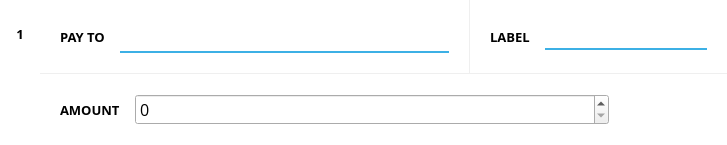
<?xml version="1.0" encoding="UTF-8"?>
<ui version="4.0">
 <class>SendCoinsEntry</class>
 <widget class="QFrame" name="SendCoinsEntry">
  <property name="geometry">
   <rect>
    <x>0</x>
    <y>0</y>
    <width>727</width>
    <height>136</height>
   </rect>
  </property>
  <property name="sizePolicy">
   <sizepolicy hsizetype="Preferred" vsizetype="Fixed">
    <horstretch>0</horstretch>
    <verstretch>0</verstretch>
   </sizepolicy>
  </property>
  <property name="windowTitle">
   <string>Form</string>
  </property>
  <property name="styleSheet">
   <string notr="true">QLineEdit { border: none; border-bottom: 2px solid #3cb0e5; padding: 3px 5px; background: transparent; }
QToolButton { border: none; }</string>
  </property>
  <property name="frameShape">
   <enum>QFrame::NoFrame</enum>
  </property>
  <property name="frameShadow">
   <enum>QFrame::Plain</enum>
  </property>
  <property name="lineWidth">
   <number>0</number>
  </property>
  <layout class="QHBoxLayout" name="horizontalLayout_2" stretch="0,1">
   <property name="spacing">
    <number>0</number>
   </property>
   <property name="sizeConstraint">
    <enum>QLayout::SetMinimumSize</enum>
   </property>
   <property name="leftMargin">
    <number>0</number>
   </property>
   <property name="topMargin">
    <number>0</number>
   </property>
   <property name="rightMargin">
    <number>0</number>
   </property>
   <property name="bottomMargin">
    <number>0</number>
   </property>
   <item>
    <widget class="QWidget" name="countWidget" native="true">
     <property name="styleSheet">
      <string notr="true">#countWidget { background-color: white; }
</string>
     </property>
     <layout class="QVBoxLayout" name="countWidgetLayout">
      <property name="spacing">
       <number>10</number>
      </property>
      <property name="leftMargin">
       <number>10</number>
      </property>
      <property name="topMargin">
       <number>20</number>
      </property>
      <property name="rightMargin">
       <number>10</number>
      </property>
      <property name="bottomMargin">
       <number>20</number>
      </property>
      <item>
       <widget class="QLabel" name="countLabel">
        <property name="minimumSize">
         <size>
          <width>0</width>
          <height>28</height>
         </size>
        </property>
        <property name="font">
         <font>
          <family>Montserrat</family>
          <pointsize>10</pointsize>
          <weight>75</weight>
          <bold>true</bold>
         </font>
        </property>
        <property name="text">
         <string>1</string>
        </property>
        <property name="alignment">
         <set>Qt::AlignCenter</set>
        </property>
        <property name="margin">
         <number>5</number>
        </property>
       </widget>
      </item>
      <item>
       <spacer name="verticalSpacer">
        <property name="orientation">
         <enum>Qt::Vertical</enum>
        </property>
        <property name="sizeHint" stdset="0">
         <size>
          <width>20</width>
          <height>0</height>
         </size>
        </property>
       </spacer>
      </item>
     </layout>
    </widget>
   </item>
   <item>
    <layout class="QVBoxLayout" name="verticalLayout_2" stretch="0,0">
     <property name="spacing">
      <number>1</number>
     </property>
     <item>
      <widget class="QWidget" name="recipientWidget" native="true">
       <layout class="QHBoxLayout" name="horizontalLayout" stretch="5,3">
        <property name="spacing">
         <number>1</number>
        </property>
        <property name="leftMargin">
         <number>0</number>
        </property>
        <property name="topMargin">
         <number>0</number>
        </property>
        <property name="rightMargin">
         <number>0</number>
        </property>
        <property name="bottomMargin">
         <number>0</number>
        </property>
        <item>
         <widget class="QWidget" name="payeeWidget" native="true">
          <property name="styleSheet">
           <string notr="true">#payeeWidget { background-color: white; }</string>
          </property>
          <layout class="QHBoxLayout" name="horizontalLayout_3" stretch="0,1">
           <property name="spacing">
            <number>15</number>
           </property>
           <property name="leftMargin">
            <number>20</number>
           </property>
           <property name="topMargin">
            <number>20</number>
           </property>
           <property name="rightMargin">
            <number>20</number>
           </property>
           <property name="bottomMargin">
            <number>20</number>
           </property>
           <item>
            <widget class="QLabel" name="payToLabel">
             <property name="sizePolicy">
              <sizepolicy hsizetype="Preferred" vsizetype="Preferred">
               <horstretch>0</horstretch>
               <verstretch>0</verstretch>
              </sizepolicy>
             </property>
             <property name="minimumSize">
              <size>
               <width>0</width>
               <height>0</height>
              </size>
             </property>
             <property name="maximumSize">
              <size>
               <width>16777215</width>
               <height>16777215</height>
              </size>
             </property>
             <property name="font">
              <font>
               <family>Montserrat</family>
               <pointsize>10</pointsize>
               <weight>75</weight>
               <bold>true</bold>
              </font>
             </property>
             <property name="text">
              <string>PAY TO</string>
             </property>
             <property name="alignment">
              <set>Qt::AlignLeading|Qt::AlignLeft|Qt::AlignVCenter</set>
             </property>
            </widget>
           </item>
           <item>
            <widget class="QValidatedLineEdit" name="payTo">
             <property name="baseSize">
              <size>
               <width>0</width>
               <height>0</height>
              </size>
             </property>
             <property name="font">
              <font>
               <family>Open Sans</family>
               <pointsize>12</pointsize>
              </font>
             </property>
             <property name="toolTip">
              <string>The address to send the payment to (e.g. AeAiLyyJHVZEi92rzk3HjSRWRAUDGeLXWf)</string>
             </property>
             <property name="maxLength">
              <number>34</number>
             </property>
            </widget>
           </item>
          </layout>
         </widget>
        </item>
        <item>
         <widget class="QWidget" name="labelWidget" native="true">
          <property name="styleSheet">
           <string notr="true">#labelWidget { background-color: white; }</string>
          </property>
          <layout class="QHBoxLayout" name="horizontalLayout_4">
           <property name="spacing">
            <number>15</number>
           </property>
           <property name="leftMargin">
            <number>20</number>
           </property>
           <property name="topMargin">
            <number>20</number>
           </property>
           <property name="rightMargin">
            <number>20</number>
           </property>
           <property name="bottomMargin">
            <number>20</number>
           </property>
           <item>
            <widget class="QLabel" name="label_4">
             <property name="font">
              <font>
               <family>Montserrat</family>
               <pointsize>10</pointsize>
               <weight>75</weight>
               <bold>true</bold>
              </font>
             </property>
             <property name="text">
              <string>LABEL</string>
             </property>
             <property name="alignment">
              <set>Qt::AlignLeading|Qt::AlignLeft|Qt::AlignVCenter</set>
             </property>
            </widget>
           </item>
           <item>
            <widget class="QValidatedLineEdit" name="addAsLabel">
             <property name="font">
              <font>
               <family>Open Sans</family>
              </font>
             </property>
             <property name="toolTip">
              <string>Enter a label for this address to add it to your address book</string>
             </property>
            </widget>
           </item>
          </layout>
         </widget>
        </item>
       </layout>
      </widget>
     </item>
     <item>
      <widget class="QWidget" name="amountWidget" native="true">
       <property name="styleSheet">
        <string notr="true">#amountWidget { background-color: white; }
</string>
       </property>
       <layout class="QHBoxLayout" name="horizontalLayout_5" stretch="0,1,0">
        <property name="spacing">
         <number>15</number>
        </property>
        <property name="leftMargin">
         <number>20</number>
        </property>
        <property name="topMargin">
         <number>20</number>
        </property>
        <property name="rightMargin">
         <number>20</number>
        </property>
        <property name="bottomMargin">
         <number>20</number>
        </property>
        <item>
         <widget class="QLabel" name="amountLabel">
          <property name="sizePolicy">
           <sizepolicy hsizetype="Preferred" vsizetype="Preferred">
            <horstretch>0</horstretch>
            <verstretch>0</verstretch>
           </sizepolicy>
          </property>
          <property name="minimumSize">
           <size>
            <width>0</width>
            <height>0</height>
           </size>
          </property>
          <property name="maximumSize">
           <size>
            <width>16777215</width>
            <height>16777215</height>
           </size>
          </property>
          <property name="font">
           <font>
            <family>Montserrat</family>
            <pointsize>10</pointsize>
            <weight>75</weight>
            <bold>true</bold>
           </font>
          </property>
          <property name="text">
           <string>AMOUNT</string>
          </property>
          <property name="alignment">
           <set>Qt::AlignLeading|Qt::AlignLeft|Qt::AlignVCenter</set>
          </property>
          <property name="buddy">
           <cstring>payAmount</cstring>
          </property>
         </widget>
        </item>
        <item>
         <widget class="BitcoinAmountField" name="payAmount">
          <property name="font">
           <font>
            <family>Open Sans</family>
            <pointsize>12</pointsize>
           </font>
          </property>
          <property name="styleSheet">
           <string notr="true">QDoubleSpinBox {
  border: none;
  height: 24px;
  border-bottom: 2px solid #3cb0e5;
  padding: 3px 5px;
  background: white;
  outline: none;
  padding-right: 20px;
}

QDoubleSpinBox::up-button {
  subcontrol-origin: margin;
  subcontrol-position: right top;
  width: 15px;
  height: 15px;
  border: none;
  padding-top: 2px;
}

QDoubleSpinBox::down-button {
  subcontrol-origin: margin;
  subcontrol-position: right bottom;
  width: 15px;
  height: 15px;
  border: none;
  padding-bottom: 2px;
}

QDoubleSpinBox::up-arrow {
  image: url(:/icons/md/arrow_up);
  width: 20px;
  height: 20px;
}

QDoubleSpinBox::down-arrow {
  image: url(:/icons/md/arrow_down);
  width: 20px;
  height: 20px;
}

QValueComboBox {
  border: none;
  border-bottom: 2px solid #3cb0e5;
  padding: 3px 5px;
  height: 24px;
  background: white;
  outline: none;
  padding-right: 5px;
  text-align: right;
  combobox-popup: 0;
}

QValueComboBox:editable {
    background: white;
}

QValueComboBox:on { /* shift the text when the popup opens */
  padding-top: 3px;
  padding-left: 4px;
  padding-right: 15px;
}

QValueComboBox::drop-down {
  subcontrol-origin: padding;
  subcontrol-position: right center;
  width: 15px;
  height: 15px;
  border: none;
}

QValueComboBox::down-arrow {
  image: url(:/icons/md/arrow_down);
  width: 20px;
  height: 20px;
}

QValueComboBox::down-arrow:on { /* shift the arrow when popup is open */
  image: url(:/icons/md/arrow_up);
  width: 20px;
  height: 20px;
}</string>
          </property>
         </widget>
        </item>
        <item>
         <widget class="QWidget" name="horizontalWidget" native="true">
          <property name="styleSheet">
           <string notr="true">background-color: white;</string>
          </property>
          <layout class="QHBoxLayout" name="horizontalLayout_6">
           <property name="spacing">
            <number>10</number>
           </property>
           <property name="leftMargin">
            <number>0</number>
           </property>
           <property name="topMargin">
            <number>0</number>
           </property>
           <property name="rightMargin">
            <number>0</number>
           </property>
           <property name="bottomMargin">
            <number>0</number>
           </property>
           <item>
            <widget class="QToolButton" name="pasteButton">
             <property name="cursor">
              <cursorShape>PointingHandCursor</cursorShape>
             </property>
             <property name="toolTip">
              <string>Paste address from clipboard</string>
             </property>
             <property name="text">
              <string/>
             </property>
             <property name="icon">
              <iconset resource="../bitcoin.qrc">
               <normaloff>:/icons/md/paste</normaloff>:/icons/md/paste</iconset>
             </property>
             <property name="iconSize">
              <size>
               <width>18</width>
               <height>18</height>
              </size>
             </property>
             <property name="shortcut">
              <string>Alt+P</string>
             </property>
            </widget>
           </item>
           <item>
            <widget class="QToolButton" name="addressBookButton">
             <property name="cursor">
              <cursorShape>PointingHandCursor</cursorShape>
             </property>
             <property name="toolTip">
              <string>Choose address from address book</string>
             </property>
             <property name="text">
              <string/>
             </property>
             <property name="icon">
              <iconset resource="../bitcoin.qrc">
               <normaloff>:/icons/md/people</normaloff>:/icons/md/people</iconset>
             </property>
             <property name="iconSize">
              <size>
               <width>18</width>
               <height>18</height>
              </size>
             </property>
             <property name="shortcut">
              <string>Alt+A</string>
             </property>
            </widget>
           </item>
           <item>
            <widget class="QToolButton" name="deleteButton">
             <property name="cursor">
              <cursorShape>PointingHandCursor</cursorShape>
             </property>
             <property name="toolTip">
              <string>Remove this recipient</string>
             </property>
             <property name="text">
              <string/>
             </property>
             <property name="icon">
              <iconset resource="../bitcoin.qrc">
               <normaloff>:/icons/md/close</normaloff>:/icons/md/close</iconset>
             </property>
             <property name="iconSize">
              <size>
               <width>18</width>
               <height>18</height>
              </size>
             </property>
            </widget>
           </item>
          </layout>
         </widget>
        </item>
       </layout>
      </widget>
     </item>
    </layout>
   </item>
  </layout>
 </widget>
 <customwidgets>
  <customwidget>
   <class>BitcoinAmountField</class>
   <extends>QSpinBox</extends>
   <header>bitcoinamountfield.h</header>
   <container>1</container>
  </customwidget>
  <customwidget>
   <class>QValidatedLineEdit</class>
   <extends>QLineEdit</extends>
   <header>qvalidatedlineedit.h</header>
  </customwidget>
 </customwidgets>
 <resources>
  <include location="../bitcoin.qrc"/>
 </resources>
 <connections/>
</ui>
